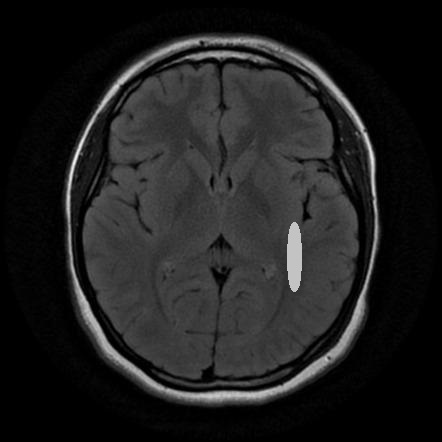
#> input picture dataset/1.jpg, 442 x 442 px; its folder holds only this picture in this run
$ python errors.py
#> lines starting #> are read from the running program, lines starting #| are printed output that depends on the picture
import os
import cv2 as cv
import numpy as np
from matplotlib import pyplot as plt

path = os.getcwd() + "/dataset/"
file_list = []

for file in os.listdir(path):
    file_list.append(path + file)

for file in file_list:
    img = cv.imread(file, 0)
#> img is the input picture: shape (442, 442); min 0, max 244, mean 31.1

    # PreProcessing
    blur = cv.blur(img,(11,11))
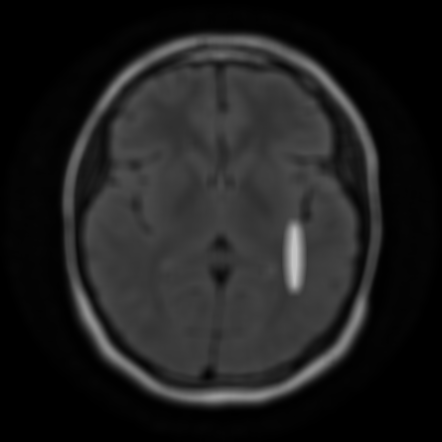
#> blur: shape (442, 442); min 0, max 195, mean 31.1

    vector = np.ravel(blur)
    X = np.arange(len(vector))
    print(img.shape, vector.shape)
#| (442, 442) (195364,)


    model = np.poly1d(np.polyfit(
        x=X,
        y=vector,
        deg=1
    ))

    std = vector.std()
#> std = 33.11
    regression = model(X)
    up = regression + std * 2

    down = regression - std * 0.98

    r = np.zeros_like(regression)
    r[vector > up] = 255
    r[vector < down] = 255

    r = r.reshape(img.shape)
    g = np.zeros_like(r)
    b = np.zeros_like(r)

    errors = cv.merge((r,g,b))

    plt.subplot(1, 3, 1)
    plt.plot(vector, label="Data")
    plt.plot(regression, label="Regression")
    plt.plot(up, "b--", label="Up")
    plt.plot(down, "b--", label="Down")

    plt.subplot(1, 3, 2)
    plt.title("Image")
    plt.imshow(img, cmap="gray")

    plt.subplot(1, 3, 3)
    plt.title("Errors")
    plt.imshow(errors, cmap="gray")
    plt.show()
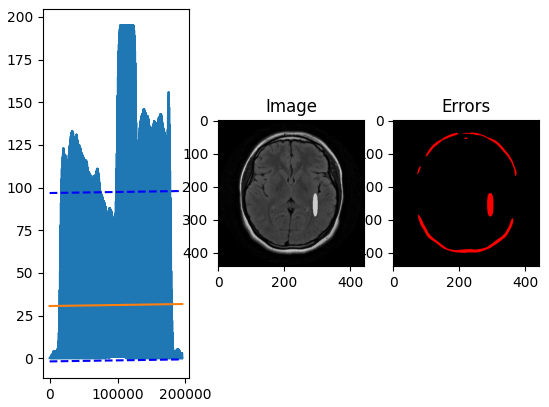
#> figure drawn by matplotlib, 3 panels; panel 1: curve peaks at x = 103722, y = 195; panel 1: curve peaks at x = 195363, y = 31.73; panel 1: curve peaks at x = 195363, y = 97.96

$ run again, on dataset/brain2.jpg
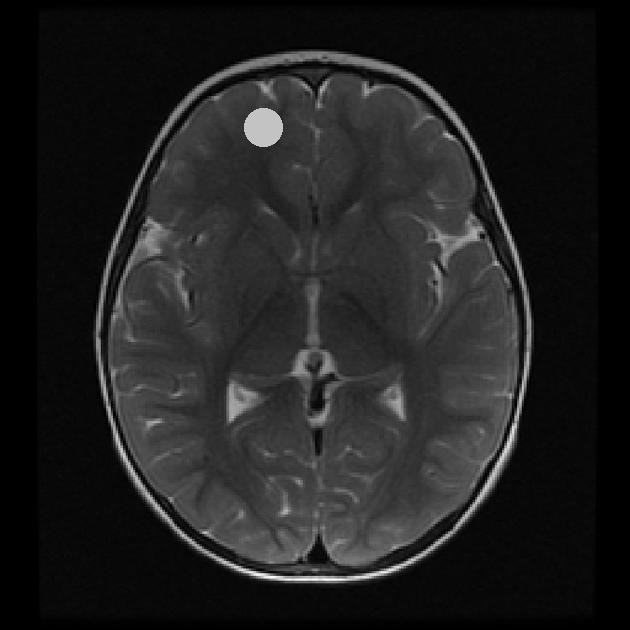
#> input picture dataset/brain2.jpg, 630 x 630 px
#> img is the input picture: shape (630, 630); min 0, max 255, mean 32.6
#> `blur = cv.blur(img,(11,11))`:
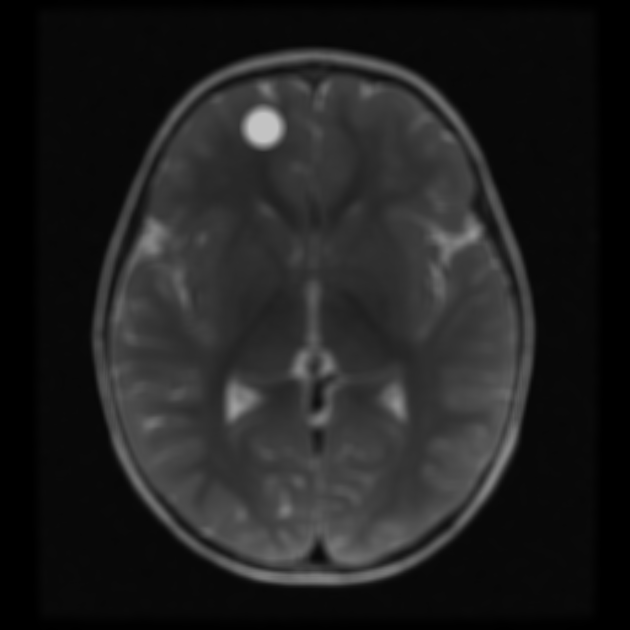
#> blur: shape (630, 630); min 0, max 195, mean 32.6
#| (630, 630) (396900,)
#> std = 31.11
#> `plt.show()`:
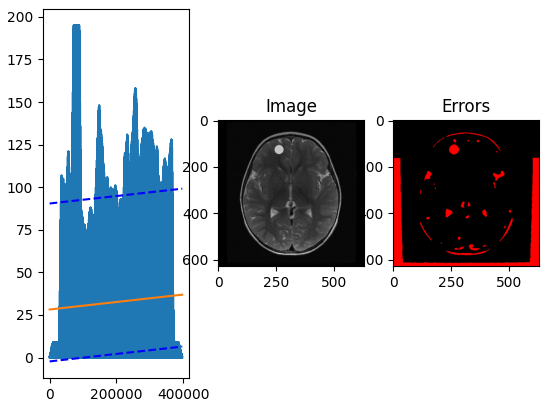
#> figure drawn by matplotlib, 3 panels; panel 1: curve peaks at x = 72081, y = 195; panel 1: curve peaks at x = 396899, y = 36.93; panel 1: curve peaks at x = 396899, y = 99.15
